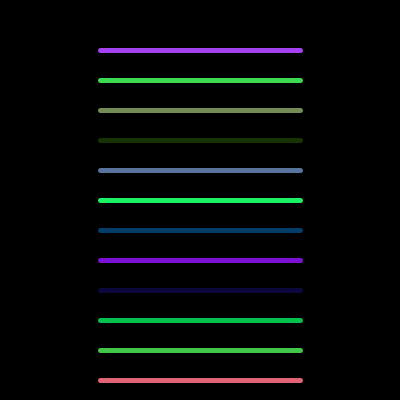
Frame 1 (no input)
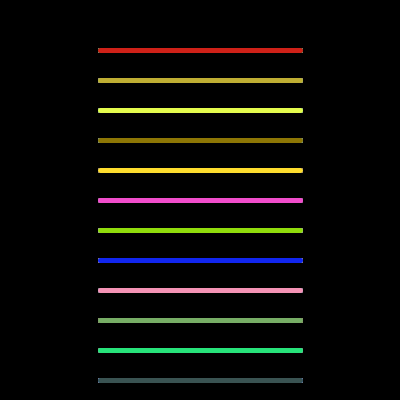
Frame 60 (the mouse pressed at the canvas centre just before this capture)
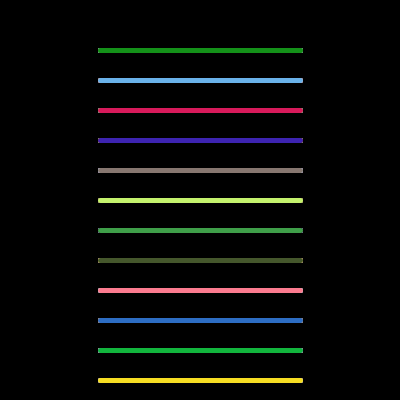
Frame 120 (the mouse held since frame 60 and released just before this capture)

The Processing sketch that drew these frames (run headless with seeded random() and noise(); from frame 60 on, the mouse is pressed at the canvas centre):

// Processing sketch: processing_73857
// ── processing_73857.pde

//Sun Kyung Park
//andrewID: sunkyunp
//Copyright Sun Kyung Park oct 2012

void setup () {
  size (400, 400);
  smooth ();
  background (0);
}


void draw () {
  boomBoom ();
}

void boomBoom () {
  float i = 0;

  while (i < 400 ) {
    strokeWeight (5);
    stroke (random (255), random (255), random (255));
    line (100, i + 50, 300, i + 50);
    i = i + 30;
  }
  
}

//mouse click --> doubles or adds lines
void mousePressed () {
  if (mousePressed == true) {
   float x = 0;
   float y = random (255, 50);
   
   while (x < width) {
    strokeWeight (5);
   stroke (random (255), random (255), random (255));
  line (100, x, 300, x);
 x = x + 30; 
   }
  } 
  
}

//key press space bar --> stops, key press others --> start again
void keyPressed () {
 if (key == ' ') {
  noLoop ();
 } else {
  loop (); 
 }
  
}
